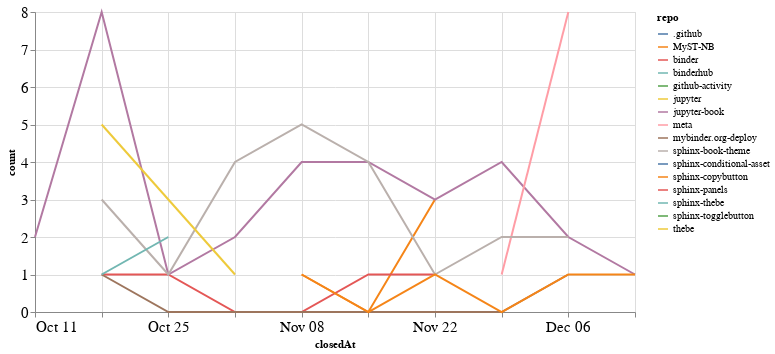

Source (notebook cell):
### Code cell
closed_by_time = closed_by.groupby('repo').resample('W', on='closedAt').count()['author'].reset_index()
closed_by_time = closed_by_time.rename(columns={'author': 'count'})

alt.Chart(closed_by_time, width=600).mark_line().encode(
    x='closedAt',
    y='count',
    color='repo',
    tooltip="repo"
)

### Figure 1 — Vega-Lite specification as saved in the notebook (floating-point values rounded to 4 significant figures)
{"config": {"axisLeft": {"labelFontSize": 15}, "axisBottom": {"labelFontSize": 15}}, "data": {"name": "data-76074449c2deb05e7a0b1fab81812be7"}, "mark": "line", "encoding": {"color": {"type": "nominal", "field": "repo"}, "tooltip": {"type": "nominal", "field": "repo"}, "x": {"type": "temporal", "field": "closedAt"}, "y": {"type": "quantitative", "field": "count"}}, "width": 600, "$schema": "https://vega.github.io/schema/vega-lite/v4.8.1.json", "datasets": {"data-76074449c2deb05e7a0b1fab81812be7": [{"repo": ".github", "closedAt": "2020-11-08T00:00:00", "count": 1}, {"repo": "MyST-NB", "closedAt": "2020-11-08T00:00:00", "count": 1}, {"repo": "MyST-NB", "closedAt": "2020-11-15T00:00:00", "count": 0}, {"repo": "MyST-NB", "closedAt": "2020-11-22T00:00:00", "count": 3}, {"repo": "binder", "closedAt": "2020-10-18T00:00:00", "count": 1}, {"repo": "binder", "closedAt": "2020-10-25T00:00:00", "count": 1}, {"repo": "binder", "closedAt": "2020-11-01T00:00:00", "count": 0}, {"repo": "binder", "closedAt": "2020-11-08T00:00:00", "count": 0}, {"repo": "binder", "closedAt": "2020-11-15T00:00:00", "count": 1}, {"repo": "binder", "closedAt": "2020-11-22T00:00:00", "count": 1}, {"repo": "binderhub", "closedAt": "2020-11-01T00:00:00", "count": 1}, {"repo": "github-activity", "closedAt": "2020-11-01T00:00:00", "count": 4}, {"repo": "jupyter", "closedAt": "2020-11-01T00:00:00", "count": 1}, {"repo": "jupyter-book", "closedAt": "2020-10-11T00:00:00", "count": 2}, {"repo": "jupyter-book", "closedAt": "2020-10-18T00:00:00", "count": 8}, {"repo": "jupyter-book", "closedAt": "2020-10-25T00:00:00", "count": 1}, {"repo": "jupyter-book", "closedAt": "2020-11-01T00:00:00", "count": 2}, {"repo": "jupyter-book", "closedAt": "2020-11-08T00:00:00", "count": 4}, {"repo": "jupyter-book", "closedAt": "2020-11-15T00:00:00", "count": 4}, {"repo": "jupyter-book", "closedAt": "2020-11-22T00:00:00", "count": 3}, {"repo": "jupyter-book", "closedAt": "2020-11-29T00:00:00", "count": 4}, {"repo": "jupyter-book", "closedAt": "2020-12-06T00:00:00", "count": 2}, {"repo": "jupyter-book", "closedAt": "2020-12-13T00:00:00", "count": 1}, {"repo": "meta", "closedAt": "2020-11-29T00:00:00", "count": 1}, {"repo": "meta", "closedAt": "2020-12-06T00:00:00", "count": 8}, {"repo": "mybinder.org-deploy", "closedAt": "2020-10-18T00:00:00", "count": 1}, {"repo": "mybinder.org-deploy", "closedAt": "2020-10-25T00:00:00", "count": 0}, {"repo": "mybinder.org-deploy", "closedAt": "2020-11-01T00:00:00", "count": 0}, {"repo": "mybinder.org-deploy", "closedAt": "2020-11-08T00:00:00", "count": 0}, {"repo": "mybinder.org-deploy", "closedAt": "2020-11-15T00:00:00", "count": 0}, {"repo": "mybinder.org-deploy", "closedAt": "2020-11-22T00:00:00", "count": 0}, {"repo": "mybinder.org-deploy", "closedAt": "2020-11-29T00:00:00", "count": 0}, {"repo": "mybinder.org-deploy", "closedAt": "2020-12-06T00:00:00", "count": 1}, {"repo": "sphinx-book-theme", "closedAt": "2020-10-18T00:00:00", "count": 3}, {"repo": "sphinx-book-theme", "closedAt": "2020-10-25T00:00:00", "count": 1}, {"repo": "sphinx-book-theme", "closedAt": "2020-11-01T00:00:00", "count": 4}, {"repo": "sphinx-book-theme", "closedAt": "2020-11-08T00:00:00", "count": 5}, {"repo": "sphinx-book-theme", "closedAt": "2020-11-15T00:00:00", "count": 4}, {"repo": "sphinx-book-theme", "closedAt": "2020-11-22T00:00:00", "count": 1}, {"repo": "sphinx-book-theme", "closedAt": "2020-11-29T00:00:00", "count": 2}, {"repo": "sphinx-book-theme", "closedAt": "2020-12-06T00:00:00", "count": 2}, {"repo": "sphinx-conditional-asset", "closedAt": "2020-10-25T00:00:00", "count": 2}, {"repo": "sphinx-copybutton", "closedAt": "2020-11-08T00:00:00", "count": 1}, {"repo": "sphinx-copybutton", "closedAt": "2020-11-15T00:00:00", "count": 0}, {"repo": "sphinx-copybutton", "closedAt": "2020-11-22T00:00:00", "count": 1}, {"repo": "sphinx-copybutton", "closedAt": "2020-11-29T00:00:00", "count": 0}, {"repo": "sphinx-copybutton", "closedAt": "2020-12-06T00:00:00", "count": 1}, {"repo": "sphinx-copybutton", "closedAt": "2020-12-13T00:00:00", "count": 1}, {"repo": "sphinx-panels", "closedAt": "2020-10-18T00:00:00", "count": 1}, {"repo": "sphinx-thebe", "closedAt": "2020-10-18T00:00:00", "count": 1}, {"repo": "sphinx-thebe", "closedAt": "2020-10-25T00:00:00", "count": 2}, {"repo": "sphinx-togglebutton", "closedAt": "2020-10-25T00:00:00", "count": 3}, {"repo": "thebe", "closedAt": "2020-10-18T00:00:00", "count": 5}, {"repo": "thebe", "closedAt": "2020-10-25T00:00:00", "count": 3}, {"repo": "thebe", "closedAt": "2020-11-01T00:00:00", "count": 1}]}}
